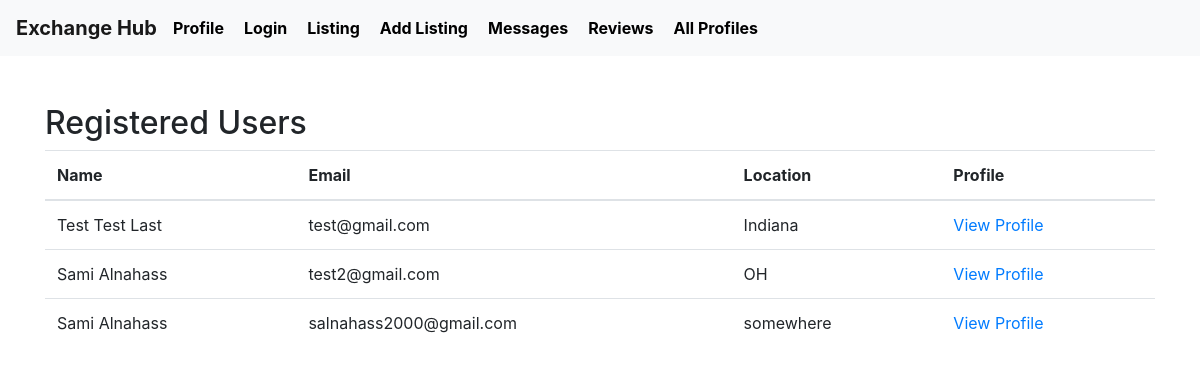
/users (signed in), run on the app's committed database.
### tables this page shows
CREATE TABLE User (
    userID INTEGER PRIMARY KEY AUTOINCREMENT,
    firstName TEXT NOT NULL,
    lastName TEXT NOT NULL,
    email TEXT UNIQUE NOT NULL,
    hashedPassword TEXT NOT NULL,
    profileImage TEXT,
    location TEXT NOT NULL,
    joinDate DATE NOT NULL,
    lastLogin DATE NOT NULL
);

### app.py (the view)
@app.route('/users')
def users():
    if 'user_id' not in session:
        flash('Please log in to view registered users', 'error')
        return redirect(url_for('login'))
    conn = sqlite3.connect('database.db')
    conn.row_factory = sqlite3.Row
    cursor = conn.cursor()
    current_user_id = session['user_id']
    print (current_user_id)
    cursor.execute("SELECT * FROM User WHERE userID != ?", (current_user_id,))
    registered_users = cursor.fetchall()
    conn.close()
    print (registered_users)
    return render_template('users.html', users=registered_users)

### templates/users.html
{% extends 'layout.html' %}
{% block content %}
    <h2>Registered Users</h2>
    <div class="users-container">
        <table class="table">
            <thead>
                <tr>
                    <th>Name</th>
                    <th>Email</th>
                    <th>Location</th>
                    <th>Profile</th>
                </tr>
            </thead>
            <tbody>
                {% for user in users %}
                    <tr>
                        <td>{{ user.firstName }} {{ user.lastName }}</td>
                        <td>{{ user.email }}</td>
                        <td>{{ user.location }}</td>
                        <td><a href="{{ url_for('user_profile', user_id=user.userID) }}">View Profile</a></td>
                    </tr>
                {% endfor %}
            </tbody>
        </table>
    </div>
{% endblock %}

### data on the page
User: firstName "Test", lastName "Test Last", email "test@gmail.com", location "Indiana"
User: firstName "Sami", lastName "Alnahass", email "test2@gmail.com", location "OH"
User: firstName "Sami", lastName "Alnahass", email "salnahass2000@gmail.com", location "somewhere"
